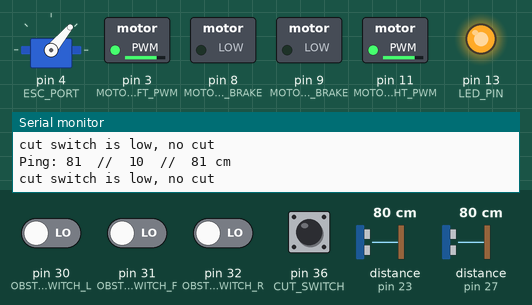
Simulated run of this sketch. Board: Arduino Mega 2560, built with avr-gcc and run on an emulated ATmega2560. Shown: servo, switched loads named in the sketch (green lamp = pin HIGH), output pins drawn as LEDs (lit = HIGH), the last lines printed to the serial monitor. The inputs (shaded band) are chosen by the test bench; at power-on: pin 30 (OBSTACLE_SWITCH_L), pin 31 (OBSTACLE_SWITCH_F), pin 32 (OBSTACLE_SWITCH_R), pin 36 (CUT_SWITCH) LOW, distance to the obstacle (sensors on pin 23, pin 27) 80 cm. The echo pulse lasts 58.3 µs per cm.

Above: at 1.2 s.
1.3 s: distance to the obstacle (sensor on pin 23) set to 6 cm
4.3 s: distance to the obstacle (sensor on pin 23) set to 3 cm
At 5.6 s:
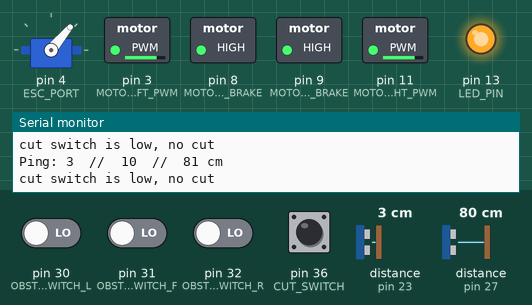
7.3 s: distance to the obstacle (sensor on pin 23) set to 35 cm
At 9.0 s:
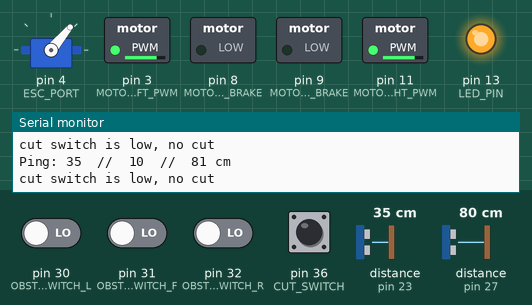
9.9 s: pin 36 (CUT_SWITCH) pulled HIGH for 0.15 s
At 10.04 s:
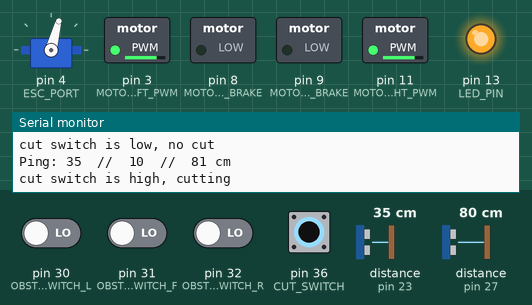
14.6 s: distance to the obstacle (sensor on pin 27) set to 6 cm
16.1 s: distance to the obstacle (sensor on pin 27) set to 3 cm
At 17.0 s:
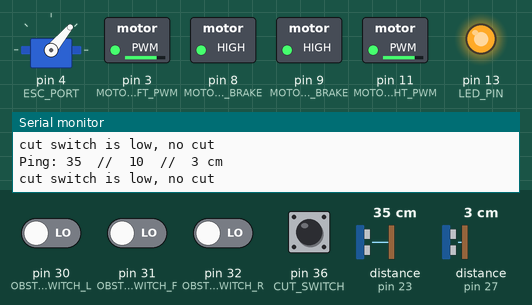
Timing chart, 0 to 19.8 s (numbered marks = the images above; inputs shaded):
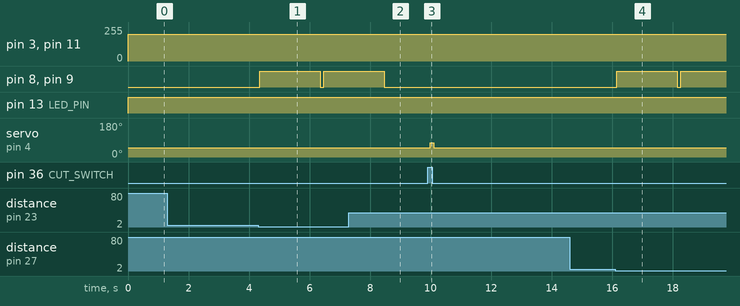

The sketch:

mower.ino
```cpp
/***********************
* NOTE:
* Forward sensor is fixed to 10cm, readout is deactivated!
* Serial output is still enabled and printing
* avoidanc manoeuvre only lights a led
* move only outputs sound so far
* motor movement speed has to be defined
* init est is commented, it seems the esc controller stays initiated...
***********************/

// includes
#include "mower.h"
#include <NewPing.h>
#include <Servo.h>

// variables
unsigned long previousTime = 0;
boolean avoidanceManoeuvre = false;
boolean stopCut = true;

// objects
NewPing sonarL(TRIGGER_PIN_L, ECHO_PIN_L, MAX_DISTANCE); // NewPing sonar setup of pins and maximum distance.
NewPing sonarF(TRIGGER_PIN_F, ECHO_PIN_F, MAX_DISTANCE);
NewPing sonarR(TRIGGER_PIN_R, ECHO_PIN_R, MAX_DISTANCE);
Servo esc;  // create servo object to control a servo

/*********************
* Main Functions
*********************/

// setup routine
void setup() {
  pinSetup();
  //activateInterrupt();
  Serial.begin(9600);         // Open serial monitor to have USB debug
  setupCutting();
}

// main loop
void loop() {
  if ( !avoidanceManoeuvre ) {
    if ( intervalReached() ) {
      readSensors();
      resetInterval();
    }
    move();
    cut();
  }
  else {
    while ( avoidanceManoeuvre ) {
      stop_movement();
      executeAvoidanceManoeuvre();
    }
  }
  overflowSafety();
} // main loop


/*********************
* Aid Functions
*********************/

/****************/
// pins
void pinSetup(){
  pinMode(LED_PIN,            OUTPUT);
  pinMode(OBSTACLE_SWITCH_L,  INPUT);
  pinMode(OBSTACLE_SWITCH_F,  INPUT);
  pinMode(OBSTACLE_SWITCH_R,  INPUT);
  pinMode(MOTOR_LEFT_PWM,     OUTPUT);
  pinMode(MOTOR_RIGHT_PWM,    OUTPUT);
  pinMode(MOTOR_LEFT_BRAKE,   OUTPUT);
  pinMode(MOTOR_RIGHT_BRAKE,  OUTPUT);
}

//void activateInterrupt(){
//  attachInterrupt(CUT_SWITCH, cutSwitch, CHANGE);
//}

/****************/
// Timing
boolean intervalReached(){
  if (millis() - previousTime > INTERVAL) { return true; }
  else { return false; }
}

void resetInterval(){
  previousTime = millis();
}

void overflowSafety(){
  if ( millis() - previousTime >= 5 * INTERVAL ) {
    previousTime = millis();
  }
}

/****************/
// Sensors
void readSensors(){
  readUSsensor();
  readObstacleSwitches();
  readCutSwitch();
}

void readUSsensor(){
  unsigned int dist_L = sonarL.ping_cm(); // Send ping, get distance in cm
  unsigned int dist_F = 10;//sonarF.ping_cm();
  unsigned int dist_R = sonarR.ping_cm();
  Serial.print("Ping: ");
  Serial.print(dist_L);
  Serial.print("  //  ");
  Serial.print(dist_F);
  Serial.print("  //  ");
  Serial.print(dist_R);
  Serial.println(" cm");
  if (dist_L <= SONAR_OBSTACLE_DISTANCE || dist_F <= SONAR_OBSTACLE_DISTANCE || dist_R <= SONAR_OBSTACLE_DISTANCE) {
    doAvoidance();
  }
} // readUSsensor

void readObstacleSwitches(){
  int osr = digitalRead(OBSTACLE_SWITCH_R);
  int osf = digitalRead(OBSTACLE_SWITCH_F);
  int osl = digitalRead(OBSTACLE_SWITCH_L);
  if (osr == HIGH || osf == HIGH || osl == HIGH ) {
    doAvoidance();
  }
}

/****************/
// Movement
void move(){
  releaseMotorBrakes();
  setMovementDirection(BOTH, "forward");
  setForwardSpeed();
}

void stop_movement(){
  engageMotorBrakes();
}

void doAvoidance(){
  avoidanceManoeuvre = true;
}

void resetAvoidance(){
  avoidanceManoeuvre = false;
}

void executeAvoidanceManoeuvre(){
  digitalWrite(LED_PIN, HIGH);
  delay(2000);
  digitalWrite(LED_PIN, LOW);
  resetAvoidance();
}

void releaseMotorBrakes(){
  digitalWrite(MOTOR_LEFT_BRAKE, LOW);
  digitalWrite(MOTOR_RIGHT_BRAKE, LOW);
}

void engageMotorBrakes(){
  digitalWrite(MOTOR_LEFT_BRAKE, HIGH);
  digitalWrite(MOTOR_RIGHT_BRAKE, HIGH);
}

void setForwardSpeed(){
  analogWrite(MOTOR_LEFT_PWM, FORWARD_SPEED);
  analogWrite(MOTOR_RIGHT_PWM, FORWARD_SPEED);
}

void setMovementDirection(int motor, String direction){
  uint8_t value;
  if (direction == "forward") {value = HIGH; }
  else {value = LOW; }
  switch (motor){
    case BOTH:
    digitalWrite(MOTOR_LEFT_DIR, value);
    digitalWrite(MOTOR_RIGHT_DIR, value);
    break;
    case LEFT:
    digitalWrite(MOTOR_LEFT_DIR, value);
    break;
    case RIGHT:
    digitalWrite(MOTOR_RIGHT_DIR, value);
    break;
  }
}

/****************/
// Cutting
void setupCutting(){
  esc.attach(ESC_PORT);
  //initESC();
}

void cut(){
  if ( !stopCut ){ esc.write(ESC_MAX); }
  else { stopCutting(); }
}

void stopCutting(){
  esc.write(ESC_MIN);
}

void readCutSwitch(){
  if ( digitalRead(CUT_SWITCH) == HIGH ) {
    Serial.println("cut switch is high, cutting");
    stopCut = false;
  }
  else {
    stopCut = true;
    Serial.println("cut switch is low, no cut");
    stopCutting();
  }
}

void initESC() {
  Serial.println("initiating ESC");
  Serial.println("throttle 0");
  esc.write(0);
  delay(2000);
  Serial.println("throttle 179");
  esc.write(179);
  delay(3000);
  Serial.println("throttle Min");
  esc.write(ESC_MIN);
  delay(8000);
  Serial.println("ESC initiated");
  stopCut = false;
}
```

mower.h
```cpp
// pins
#define TRIGGER_PIN_L     22  // Arduino pin tied to trigger pin on the ultrasonic sensor.
#define ECHO_PIN_L        23  // Arduino pin tied to echo pin on the ultrasonic sensor.
#define TRIGGER_PIN_F     24
#define ECHO_PIN_F        25
#define TRIGGER_PIN_R     26
#define ECHO_PIN_R        27
#define LED_PIN           13
#define CUT_SWITCH        36
#define OBSTACLE_SWITCH_L 30
#define OBSTACLE_SWITCH_F 31
#define OBSTACLE_SWITCH_R 32
#define ESC_PORT          4
#define MOTOR_LEFT_DIR    12  // Motor A direction
#define MOTOR_RIGHT_DIR   13  // Motor B direction
#define MOTOR_LEFT_BRAKE  9   // Brake Motor A
#define MOTOR_RIGHT_BRAKE 8   // Brake Motor B
#define MOTOR_LEFT_PWM    3   // Motor A PWM signal
#define MOTOR_RIGHT_PWM   11  // Motor B PWM signal

// definitions
#define MAX_DISTANCE            200 // Maximum sonar distance to ping for (in centimeters). Maximum sensor distance is rated at 400-500cm.
#define INTERVAL                100 // intervall between sensor readouts in ms
#define ESC_MAX                 75  // ESC cut motôr control Max and Min Speeds
#define ESC_MIN                 50
#define SONAR_OBSTACLE_DISTANCE 4   // in cm, distance at which an obstacle should be detected
#define FORWARD_SPEED           200 // PWM signal

// enums
#define BOTH  0
#define LEFT  1
#define RIGHT 2
```

Measured:
- the behaviour switches between 5 and 4 cm on distance to the obstacle (sensor on pin 23) (found by bisection; images 0 and 1)
- the behaviour switches between 5 and 4 cm on distance to the obstacle (sensor on pin 27) (found by bisection; images 3 and 4)
- after the input at 4.3 s, pin 8 (MOTOR_RIGHT_BRAKE), pin 9 (MOTOR_LEFT_BRAKE): LOW → HIGH after 0.06 s, → LOW 2.0 s later, → HIGH 0.11 s later
- after the input at 7.3 s, pin 8 (MOTOR_RIGHT_BRAKE), pin 9 (MOTOR_LEFT_BRAKE): goes on until 8.5 s, then stays LOW
- after the input at 9.9 s, servo on pin 4 (ESC_PORT): 50° → 75° after 0.09 s, → 50° 0.11 s later
- after the input at 16.1 s, pin 8 (MOTOR_RIGHT_BRAKE), pin 9 (MOTOR_LEFT_BRAKE): LOW → HIGH after 0.06 s, → LOW 2.0 s later, → HIGH 0.11 s later
